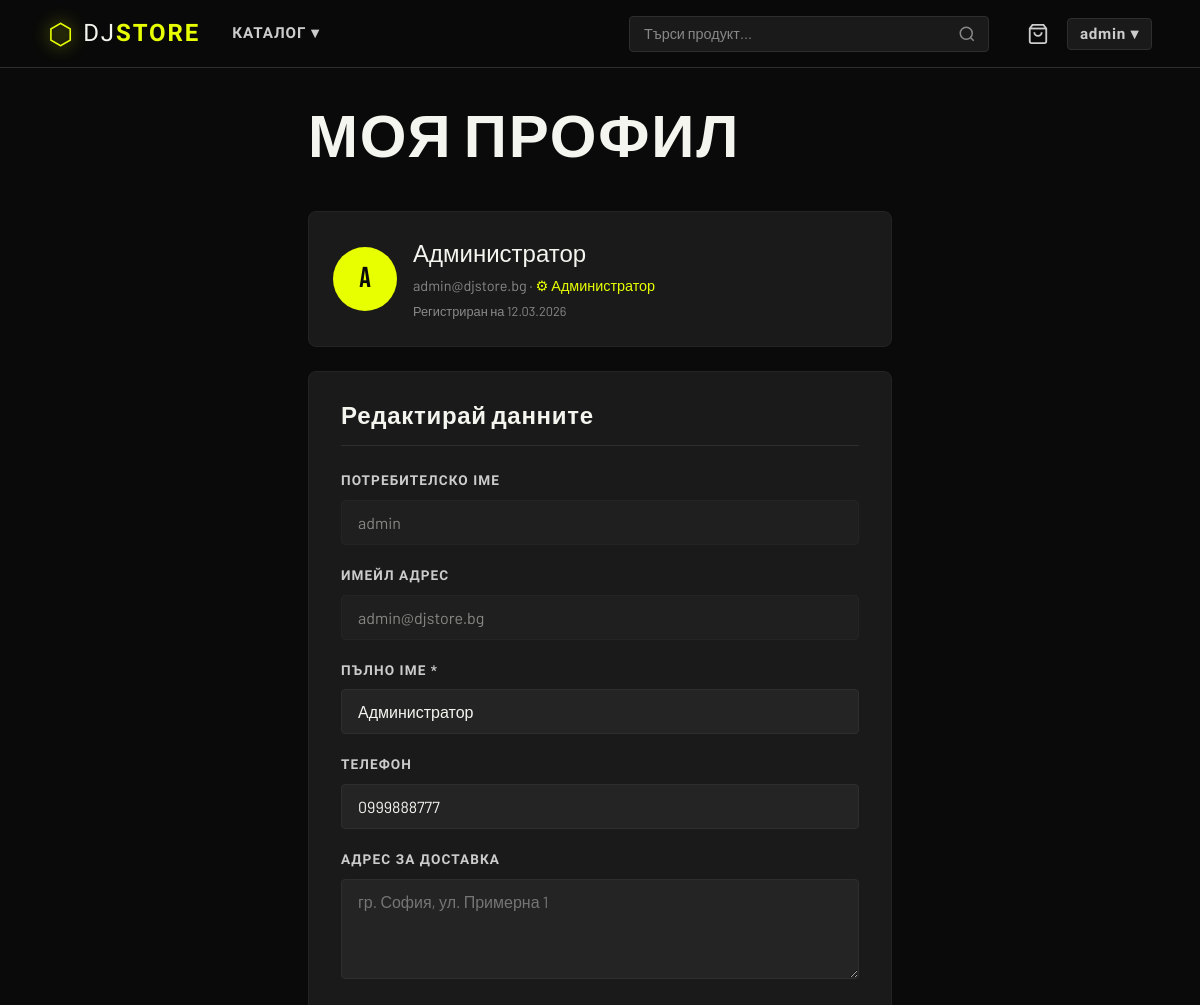
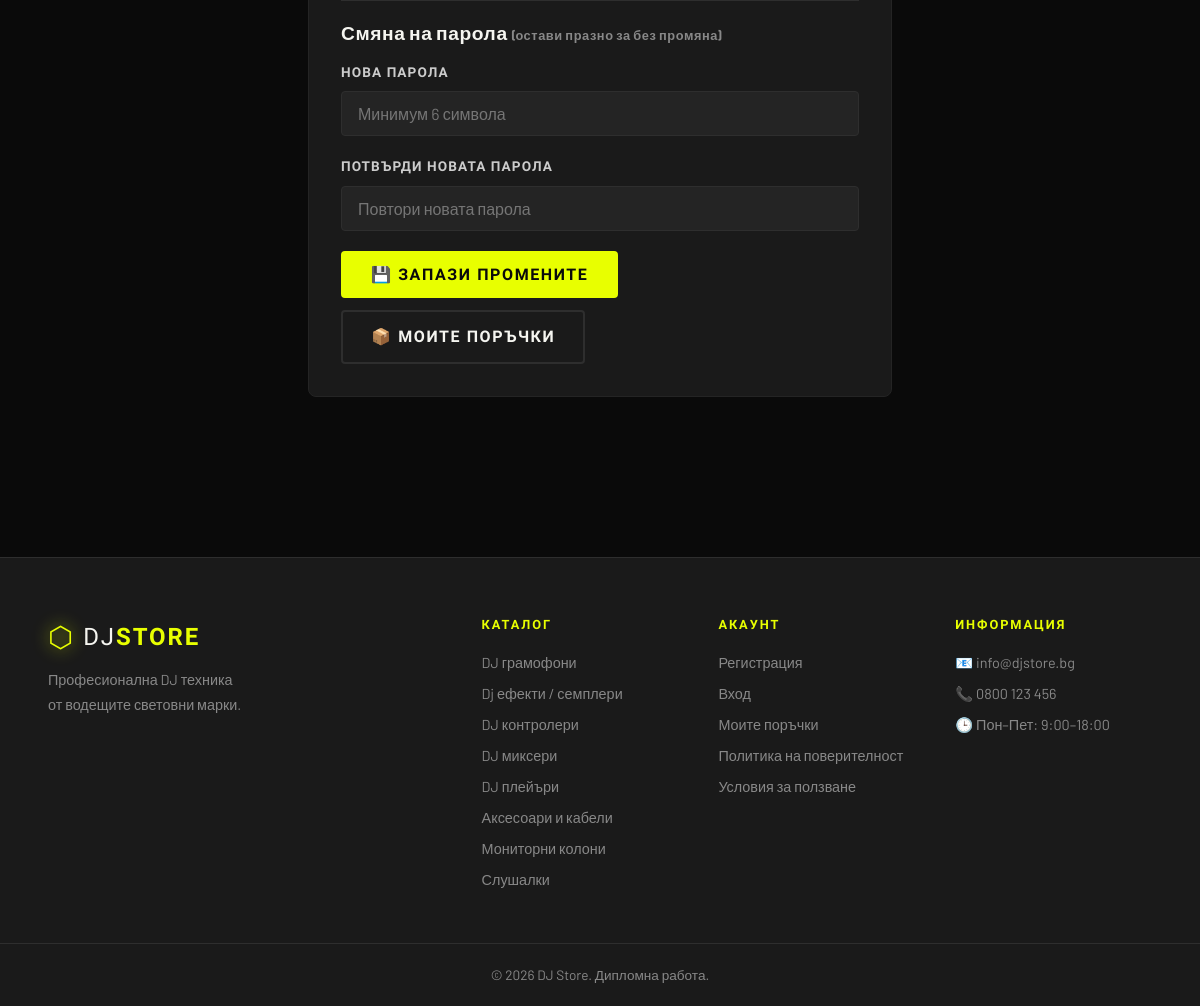
The page /pages/profile.php (signed in) on the database its author committed (2 pictures, top to bottom).
### tables this page shows
CREATE TABLE `users` (
  `id` int(11) NOT NULL,
  `username` varchar(50) NOT NULL,
  `email` varchar(100) NOT NULL,
  `password` varchar(255) NOT NULL,
  `full_name` varchar(100) NOT NULL,
  `phone` varchar(20) DEFAULT NULL,
  `address` text DEFAULT NULL,
  `role` enum('user','admin') NOT NULL DEFAULT 'user',
  `created_at` timestamp NOT NULL DEFAULT current_timestamp()
);

CREATE TABLE `categories` (
  `id` int(11) NOT NULL,
  `name` varchar(100) NOT NULL,
  `icon` varchar(10) DEFAULT '?️',
  `slug` varchar(100) NOT NULL,
  `description` text DEFAULT NULL,
  `created_at` timestamp NOT NULL DEFAULT current_timestamp()
);

### includes/auth.php (called while the page is built, shortened)
<?php
function getCurrentUser(): ?array {
    $db   = getDB();
    $stmt = $db->prepare("SELECT * FROM users WHERE id = ?");
    $stmt->bind_param('i', $_SESSION['user_id']);
    $stmt->execute();
    return $stmt->get_result()->fetch_assoc();
}
?>

### includes/functions.php (called while the page is built, shortened)
<?php
function e(string $str): string {
    return htmlspecialchars($str, ENT_QUOTES, 'UTF-8');
}
function getAllCategories(): array {
    $db     = getDB();
    $result = $db->query("SELECT * FROM categories ORDER BY name ASC");
    return $result->fetch_all(MYSQLI_ASSOC);
}
?>

### pages/profile.php (the view, shortened to what this page needs)
<?php
require_once '../includes/functions.php';
require_once '../includes/auth.php';
$user  = getCurrentUser();
?>
<!DOCTYPE html>
<html lang="bg">
<head>
    <link rel="stylesheet" href="<?= SITE_URL ?>/assets/css/style.css">
</head>
<body>
<?php include '../includes/header.php'; ?>
<main class="page-section">
    <div class="container" style="max-width:680px">
        <h1 class="page-title">МОЯ ПРОФИЛ</h1>
        <div style="background:var(--dark-2);border:1px solid var(--dark-3);
                    border-radius:var(--radius-lg);padding:24px;margin-bottom:24px;">
            <div style="display:flex;gap:16px;align-items:center;">
                <div style="width:64px;height:64px;background:var(--accent);
                            border-radius:50%;display:flex;align-items:center;
                            justify-content:center;font-size:1.8rem;color:var(--black);
                            font-family:var(--font-display);">
                    <?= mb_strtoupper(mb_substr($user['username'], 0, 1)) ?>
                </div>
                <div>
                    <p style="font-family:var(--font-display);font-size:1.5rem;
                               color:var(--white);">
                        <?= e($user['full_name']) ?>
                    </p>
                    <p style="color:var(--grey);font-size:.9rem;">
                        <?= e($user['email']) ?> ·
                        <span style="color:<?= $user['role']==='admin' ? 'var(--accent)' : 'var(--grey)' ?>">
                            <?= $user['role'] === 'admin' ? '⚙ Администратор' : '👤 Потребител' ?>
                        </span>
                    </p>
                    <p style="color:var(--grey);font-size:.8rem;margin-top:4px;">
                        Регистриран на <?= date('d.m.Y', strtotime($user['created_at'])) ?>
                    </p>
                </div>
            </div>
        </div>
        <form method="POST"
              style="background:var(--dark-2);border:1px solid var(--dark-3);
                     border-radius:var(--radius-lg);padding:32px;">
            <h2 style="font-size:1.5rem;color:var(--white);margin-bottom:24px;
                       padding-bottom:16px;border-bottom:1px solid var(--dark-4);">
                Редактирай данните
            </h2>
            <div class="form-group">
                <label>Потребителско ime</label>
                <input type="text" value="<?= e($user['username']) ?>" disabled
                       style="opacity:.5;cursor:not-allowed;">
            </div>
            <div class="form-group">
                <label>Имейл адрес</label>
                <input type="email" value="<?= e($user['email']) ?>" disabled
                       style="opacity:.5;cursor:not-allowed;">
            </div>
            <div class="form-group">
                <label for="full_name">Пълно ime *</label>
                <input type="text" id="full_name" name="full_name"
                       value="<?= e($_POST['full_name'] ?? $user['full_name']) ?>"
                       required>
            </div>
            <div class="form-group">
                <label for="phone">Телефон</label>
                <input type="tel" id="phone" name="phone"
                       value="<?= e($_POST['phone'] ?? $user['phone'] ?? '') ?>"
                       placeholder="0888 123 456">
            </div>
            <div class="form-group">
                <label for="address">Адрес за доставка</label>
                <textarea id="address" name="address"
                          rows="3"
                          placeholder="гр. София, ул. Примерна 1"><?= e($_POST['address'] ?? $user['address'] ?? '') ?></textarea>
            </div>
            <div style="border-top:1px solid var(--dark-4);padding-top:24px;margin-top:8px;">
                <h3 style="font-size:1.2rem;color:var(--white);margin-bottom:16px;">
                    Смяна на парола
                    <small style="color:var(--grey);font-size:.8rem;"> (остави празно за без промяна)</small>
                </h3>
                <div class="form-group">
                    <label for="new_password">Нова парола</label>
                    <input type="password" id="new_password" name="new_password"
                           placeholder="Минимум 6 символа">
                </div>
                <div class="form-group">
                    <label for="new_password2">Потвърди новата парола</label>
                    <input type="password" id="new_password2" name="new_password2"
                           placeholder="Повтори новата парола">
                </div>
            </div>
            <div style="display:flex;gap:12px;flex-wrap:wrap;">
                <button type="submit" class="btn btn--primary">
                    💾 Запази промените
                </button>
                <a href="<?= SITE_URL ?>/pages/orders.php" class="btn btn--ghost">
                    📦 Моите поръчки
                </a>
            </div>
        </form>
    </div>
</main>
<?php include '../includes/footer.php'; ?>
</body>
</html>

### includes/footer.php (shortened to what this page needs)
<footer class="site-footer">
    <div class="container footer__inner">
        <div class="footer__brand">
            <a href="<?= SITE_URL ?>" class="logo">
                <span class="logo__icon">⬡</span>
                <span class="logo__text">DJ<strong>STORE</strong></span>
            </a>
            <p>Професионална DJ техника<br>от водещите световни марки.</p>
        </div>
        <div class="footer__col">
            <h4>Каталог</h4>
            <?php foreach (getAllCategories() as $cat): ?>
            <a href="<?= SITE_URL ?>/pages/catalog.php?category=<?= e($cat['slug']) ?>">
                <?= e($cat['name']) ?>
            </a>
            <?php endforeach; ?>
        </div>
        <div class="footer__col">
            <h4>Акаунт</h4>
            <a href="<?= SITE_URL ?>/pages/register.php">Регистрация</a>
            <a href="<?= SITE_URL ?>/pages/login.php">Вход</a>
            <a href="<?= SITE_URL ?>/pages/orders.php">Моите поръчки</a>
            <a href="<?= SITE_URL ?>/pages/privacy.php">Политика на поверителност</a>
            <a href="<?= SITE_URL ?>/pages/terms.php">Условия за ползване</a>
        </div>
        <div class="footer__col">
            <h4>Информация</h4>
            <p>📧 info@djstore.bg</p>
            <p>📞 0800 123 456</p>
            <p>🕒 Пон–Пет: 9:00–18:00</p>
        </div>
    </div>
    <div class="footer__bottom">
        <div class="container">
            <p>© <?= date('Y') ?> DJ Store. Дипломна работа.</p>
        </div>
    </div>
</footer>

### assets/css/style.css (style rules this page uses)
:root { --black: #0a0a0a; --dark: #111111; --dark-2: #1a1a1a; --dark-3: #242424; --dark-4: #2e2e2e; --accent: #e8ff00; --accent-dim: #b8cc00; --accent-glow:rgba(232,255,0,.18); --white: #f5f5f0; --grey: #888888; --grey-light: #cccccc; --danger: #ff4444; --success: #00cc66; --warning: #ffaa00; --font-display: 'Bebas Neue', sans-serif; --font-condensed:'Barlow Condensed', sans-serif; --font-body: 'Barlow', sans-serif; --radius: 4px; --radius-lg:8px; --shadow: 0 4px 24px rgba(0,0,0,.6); --shadow-accent: 0 0 24px rgba(232,255,0,.25); --header-h: 68px; --container:1280px; --transition:.22s ease; }
*, *::before, *::after { box-sizing:border-box; margin:0; padding:0; }
html { scroll-behavior:smooth; font-size:16px; }
body { background:var(--black); color:var(--white); font-family:var(--font-body); font-weight:400; line-height:1.6; min-height:100vh; }
a { color:inherit; text-decoration:none; }
button { cursor:pointer; border:none; background:none; font-family:inherit; }
input, select, textarea { font-family:var(--font-body); font-size:1rem; }
.container { max-width:var(--container); margin-inline:auto; padding-inline:clamp(16px,4vw,48px); }
h1,h2,h3,h4,h5 { font-family:var(--font-display); letter-spacing:.03em; line-height:1.05; }
.logo { display:flex; align-items:center; gap:10px; flex-shrink:0; }
.logo__icon { font-size:1.8rem; color:var(--accent); line-height:1; filter:drop-shadow(0 0 8px var(--accent)); }
.logo__text { font-family:var(--font-condensed); font-size:1.5rem; font-weight:400; letter-spacing:.08em; color:var(--white); }
.logo__text strong { color:var(--accent); }
.btn { display:inline-flex; align-items:center; gap:8px; padding:12px 28px; font-family:var(--font-condensed); font-size:1rem; font-weight:700; letter-spacing:.1em; text-transform:uppercase; border-radius:var(--radius); transition:all var(--transition); white-space:nowrap; cursor:pointer; border:2px solid transparent; }
.btn--primary { background:var(--accent); color:var(--black); border-color:var(--accent); }
.btn--ghost { background:transparent; color:var(--white); border-color:var(--dark-4); }
.form-group { margin-bottom:20px; }
.form-group label { display:block; font-family:var(--font-condensed); font-size:.85rem; font-weight:700; letter-spacing:.08em; text-transform:uppercase; color:var(--grey-light); margin-bottom:8px; }
.form-group input, .form-group select, .form-group textarea { width:100%; padding:12px 16px; background:var(--dark-3); border:1px solid var(--dark-4); border-radius:var(--radius); color:var(--white); font-size:1rem; transition:border-color var(--transition), box-shadow var(--transition); }
.form-group textarea { resize:vertical; min-height:100px; }
.page-section { padding:40px 0 80px; min-height:calc(100vh - var(--header-h)); }
.page-title { font-size:clamp(2.5rem,5vw,4rem); color:var(--white); margin-bottom:40px; }
.site-footer { background:var(--dark-2); border-top:1px solid var(--dark-4); padding:60px 0 0; margin-top:80px; }
.footer__inner { display:grid; grid-template-columns:2fr 1fr 1fr 1fr; gap:40px; padding-bottom:48px; border-bottom:1px solid var(--dark-4); }
.footer__brand .logo { margin-bottom:12px; }
.footer__brand p { color:var(--grey); font-size:.9rem; line-height:1.7; }
.footer__col h4 { font-family:var(--font-condensed); font-size:.8rem; font-weight:700; letter-spacing:.15em; text-transform:uppercase; color:var(--accent); margin-bottom:16px; }
.footer__col a, .footer__col p { display:block; color:var(--grey); font-size:.9rem; padding:4px 0; transition:color var(--transition); }
.footer__bottom { padding:20px 0; text-align:center; color:var(--grey); font-size:.85rem; }

### rows shown on the page
users: username "A", full_name "Администратор", email "admin@djstore.bg", created_at "12.03.2026", username "admin", phone "0999888777"
categories: name "DJ грамофони"
categories: name "Dj ефекти / семплери"
categories: name "DJ контролери"
categories: name "DJ миксери"
categories: name "DJ плейъри"
categories: name "Аксесоари и кабели"
categories: name "Мониторни колони"
categories: name "Слушалки"

### other values the page prints
$_SESSION['username'] "admin"
